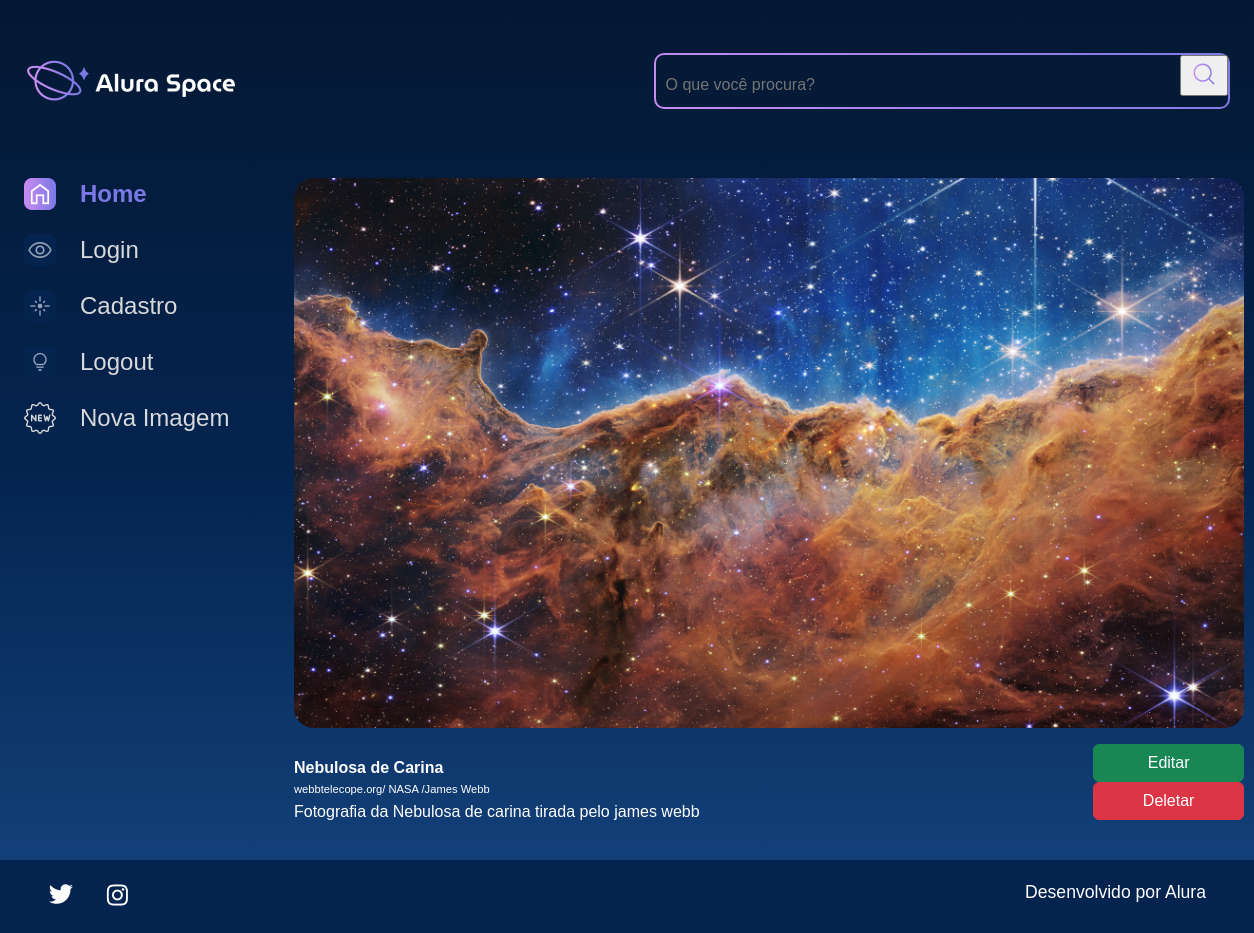
Page /imagem/1 on the committed database.
### apps/galeria/models.py (models this page shows, shortened)
class Fotografia(models.Model):
    OPCOES_CATEGORIA = [
        ("NEBULOSA","Nebulosa"),
        ("ESTRELA","Estrela"),
        ("GALÁXIA","Galáxia"),
        ("PLANETA","Planeta"),
    ]
    nome = models.CharField(max_length=100, null=False, blank=False)
    legenda = models.CharField(max_length=150, null=False, blank=False)
    categoria = models.CharField(max_length=100, choices=OPCOES_CATEGORIA, default='')
    descricao = models.TextField(null=False, blank=False)
    foto = models.ImageField(upload_to="fotos/%Y/%m/%d/", blank=True)
    publicada = models.BooleanField(default=True)
    data_fotografia = models.DateTimeField(default=datetime.now, blank=False)
    usuario = models.ForeignKey(
        to=User,
        on_delete=models.SET_NULL,
        null=True,
        blank=False,
        related_name='user'
    )

### apps/galeria/views.py (the view)
# urls.py: path('imagem/<int:foto_id>', imagem, name='imagem'),
def imagem(request, foto_id):
    fotografia = get_object_or_404(Fotografia, pk=foto_id)
    return render(request, 'galeria/imagem.html', {"fotografia": fotografia})

### templates/galeria/imagem.html
{% extends 'shared/base.html' %}
{% load static %}
{% block content %}
            <section class="conteudo">
                <section class="imagem">
                    <div class="imagem__conteudo">
                        {% if fotografia.foto == "" or fotografia.foto == null %}
                        <img class="imagem__imagem" src="{% static 'assets/imagens/galeria/not-found.png'%}">
                        {% else %}
                        <img class="imagem__imagem" src="{{fotografia.foto.url}}">
                        {% endif %}
                        <div class="imagem__info">
                            <div class="imagem__texto">
                                <p class="imagem__titulo">{{fotografia.nome}}</p>
                                <p class="imagem__descricao">{{fotografia.legenda}}</p>
                                <p class="imagem__texto">{{fotografia.descricao}}</p>
                            </div>
                            <div>
                                <a href="{% url 'editar_imagem' fotografia.id %}"><button class="btn btn-success col-12" style="padding: top 5px;">Editar</button></a>
                                <a href="{% url 'deletar_imagem' fotografia.id %}"><button class="btn btn-danger col-12" style="padding: top 5px;">Deletar</button></a>
                            </div>
                        </div>
                    </div>
                </section>
            </section>
        </main>
    </div>
{% endblock %}

### setup/static/styles/style.css (style rules this page uses)
html, body, div, span, applet, object, iframe, h1, h2, h3, h4, h5, h6, p, blockquote, pre, a, abbr, acronym, address, big, cite, code, del, dfn, em, img, ins, kbd, q, s, samp, small, strike, strong, sub, sup, tt, var, b, u, i, center, dl, dt, dd, ol, ul, li, fieldset, form, label, legend, table, caption, tbody, tfoot, thead, tr, th, td, article, aside, canvas, details, embed, figure, figcaption, footer, header, hgroup, menu, nav, output, ruby, section, summary, time, mark, audio, video { margin: 0; padding: 0; border: 0; font-size: 100%; font: inherit; vertical-align: baseline; }
article, aside, details, figcaption, figure, footer, header, hgroup, menu, nav, section { display: block; }
body { line-height: 1; font-family: 'Space Grotesk', sans-serif; min-height: 100vh; background: linear-gradient(#041833,#04244F,#154580); background-repeat: no-repeat; background-position: center; background-size: cover; }
.imagem { display: flex; justify-content: center; align-items: center; }
.imagem__conteudo { background-color: transparent; display: flex; flex-direction: column; border-radius: 20px 20px 0 0; width: 950px; }
.imagem__imagem { width: 100%; border-radius: 20px; }
.imagem__info { font-size: 1.2rem; display: flex; justify-content: space-between; align-items: center; margin-bottom: 1rem; margin-top: 1rem; }
.imagem__texto { display: flex; flex-direction: column; justify-content: space-between; color: #FFFFFF; margin-top: 0.5rem; }
.imagem__titulo { font-weight: bold; line-height: 2rem; color: #FFFFFF; }
.imagem__texto { font-size: 1rem; }
.imagem__descricao { font-size: 0.7rem; }
.col-12 { flex: 0 0 auto; width: 100%; }
.btn { --bs-btn-padding-x: 0.75rem; --bs-btn-padding-y: 0.375rem; --bs-btn-font-family: ; --bs-btn-font-size: 1rem; --bs-btn-font-weight: 400; --bs-btn-line-height: 1.5; --bs-btn-color: #212529; --bs-btn-bg: transparent; --bs-btn-border-width: 1px; --bs-btn-border-color: transparent; --bs-btn-border-radius: 0.375rem; --bs-btn-hover-border-color: transparent; --bs-btn-box-shadow: inset 0 1px 0 rgba(255, 255, 255, 0.15),0 1px 1px rgba(0, 0, 0, 0.075); --bs-btn-disabled-opacity: 0.65; --bs-btn-focus-box-shadow: 0 0 0 0.25rem rgba(var(--bs-btn-focus-shadow-rgb), .5); display: inline-block; padding: var(--bs-btn-padding-y) var(--bs-btn-padding-x); font-family: var(--bs-btn-font-family); font-size: var(--bs-btn-font-size); font-weight: var(--bs-btn-font-weight); line-height: var(--bs-btn-line-height); color: var(--bs-btn-color); text-align: center; text-decoration: none; vertical-align: middle; cursor: pointer; -webkit-user-select: none; -moz-user-select: none; user-select: none; border: var(--bs-btn-border-width) solid var(--bs-btn-border-color); border-radius: var(--bs-btn-border-radius); background-color: var(--bs-btn-bg); transition: color .15s ease-in-out,background-color .15s ease-in-out,border-color .15s ease-in-out,box-shadow .15s ease-in-out; }
.btn-success { --bs-btn-color: #fff; --bs-btn-bg: #198754; --bs-btn-border-color: #198754; --bs-btn-hover-color: #fff; --bs-btn-hover-bg: #157347; --bs-btn-hover-border-color: #146c43; --bs-btn-focus-shadow-rgb: 60,153,110; --bs-btn-active-color: #fff; --bs-btn-active-bg: #146c43; --bs-btn-active-border-color: #13653f; --bs-btn-active-shadow: inset 0 3px 5px rgba(0, 0, 0, 0.125); --bs-btn-disabled-color: #fff; --bs-btn-disabled-bg: #198754; --bs-btn-disabled-border-color: #198754; }
.btn-danger { color: #fff; background-color: #dc3545; border-color: #dc3545; }

### rows in the picture
Fotografia: foto (picture), nome "Nebulosa de Carina", legenda "webbtelecope.org/ NASA /James Webb", descricao "Fotografia da Nebulosa de carina tirada pelo james webb"
